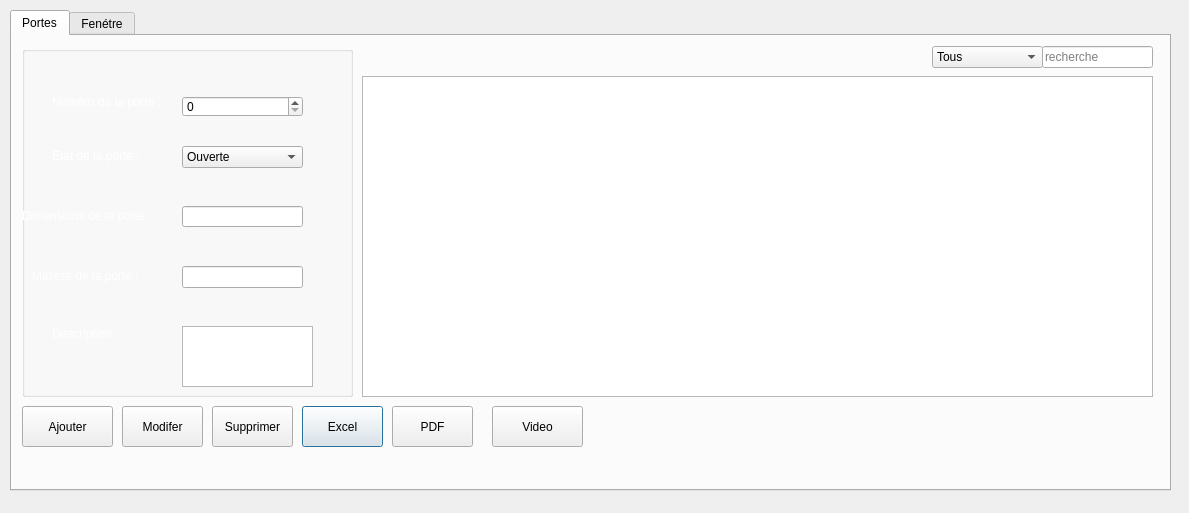
<?xml version="1.0" encoding="UTF-8"?>
<ui version="4.0">
 <class>Dialog</class>
 <widget class="QDialog" name="Dialog">
  <property name="geometry">
   <rect>
    <x>0</x>
    <y>0</y>
    <width>1189</width>
    <height>513</height>
   </rect>
  </property>
  <property name="windowTitle">
   <string>Porte et Fenetre</string>
  </property>
  <property name="styleSheet">
   <string notr="true">background-image:url(&quot;C:/projet-new/projet/background1.jpg&quot;);background-size:cover;
background-repeat:no-repeat;</string>
  </property>
  <widget class="QTabWidget" name="tabWidget">
   <property name="geometry">
    <rect>
     <x>10</x>
     <y>10</y>
     <width>1161</width>
     <height>481</height>
    </rect>
   </property>
   <property name="currentIndex">
    <number>0</number>
   </property>
   <widget class="QWidget" name="tab">
    <attribute name="title">
     <string>Portes</string>
    </attribute>
    <widget class="QPushButton" name="ButtonExcel">
     <property name="geometry">
      <rect>
       <x>290</x>
       <y>370</y>
       <width>81</width>
       <height>41</height>
      </rect>
     </property>
     <property name="text">
      <string>Excel</string>
     </property>
    </widget>
    <widget class="QGroupBox" name="groupBox_4">
     <property name="geometry">
      <rect>
       <x>10</x>
       <y>10</y>
       <width>331</width>
       <height>351</height>
      </rect>
     </property>
     <property name="title">
      <string/>
     </property>
     <widget class="QLabel" name="label_19">
      <property name="geometry">
       <rect>
        <x>30</x>
        <y>30</y>
        <width>111</width>
        <height>51</height>
       </rect>
      </property>
      <property name="styleSheet">
       <string notr="true">color:white;</string>
      </property>
      <property name="text">
       <string>Numéro de la porte :</string>
      </property>
     </widget>
     <widget class="QLabel" name="label_20">
      <property name="geometry">
       <rect>
        <x>30</x>
        <y>100</y>
        <width>171</width>
        <height>20</height>
       </rect>
      </property>
      <property name="styleSheet">
       <string notr="true">color:white;</string>
      </property>
      <property name="text">
       <string>Etat de la porte :</string>
      </property>
     </widget>
     <widget class="QLineEdit" name="leDimensions">
      <property name="geometry">
       <rect>
        <x>160</x>
        <y>160</y>
        <width>121</width>
        <height>21</height>
       </rect>
      </property>
     </widget>
     <widget class="QLabel" name="label_27">
      <property name="geometry">
       <rect>
        <x>0</x>
        <y>160</y>
        <width>161</width>
        <height>20</height>
       </rect>
      </property>
      <property name="styleSheet">
       <string notr="true">color:white;</string>
      </property>
      <property name="text">
       <string>Dimensions de la porte :</string>
      </property>
     </widget>
     <widget class="QLabel" name="label_29">
      <property name="geometry">
       <rect>
        <x>30</x>
        <y>280</y>
        <width>71</width>
        <height>16</height>
       </rect>
      </property>
      <property name="styleSheet">
       <string notr="true">color:white;</string>
      </property>
      <property name="text">
       <string>Description :</string>
      </property>
     </widget>
     <widget class="QLabel" name="label_30">
      <property name="geometry">
       <rect>
        <x>10</x>
        <y>220</y>
        <width>121</width>
        <height>20</height>
       </rect>
      </property>
      <property name="styleSheet">
       <string notr="true">color:white;</string>
      </property>
      <property name="text">
       <string>Matiére de la porte :</string>
      </property>
     </widget>
     <widget class="QLineEdit" name="leMatiere">
      <property name="geometry">
       <rect>
        <x>160</x>
        <y>220</y>
        <width>121</width>
        <height>22</height>
       </rect>
      </property>
     </widget>
     <widget class="QSpinBox" name="spNumero">
      <property name="geometry">
       <rect>
        <x>160</x>
        <y>50</y>
        <width>121</width>
        <height>21</height>
       </rect>
      </property>
      <property name="minimum">
       <number>0</number>
      </property>
      <property name="maximum">
       <number>9999</number>
      </property>
      <property name="value">
       <number>0</number>
      </property>
     </widget>
     <widget class="QComboBox" name="cbEtat">
      <property name="geometry">
       <rect>
        <x>160</x>
        <y>100</y>
        <width>121</width>
        <height>22</height>
       </rect>
      </property>
      <item>
       <property name="text">
        <string>Ouverte</string>
       </property>
      </item>
      <item>
       <property name="text">
        <string>Fermee</string>
       </property>
      </item>
     </widget>
     <widget class="QTextEdit" name="textDescription">
      <property name="geometry">
       <rect>
        <x>160</x>
        <y>280</y>
        <width>131</width>
        <height>61</height>
       </rect>
      </property>
     </widget>
    </widget>
    <widget class="QLineEdit" name="leRecherche">
     <property name="geometry">
      <rect>
       <x>1030</x>
       <y>10</y>
       <width>111</width>
       <height>22</height>
      </rect>
     </property>
     <property name="placeholderText">
      <string>recherche</string>
     </property>
    </widget>
    <widget class="QPushButton" name="buttonAjouterPorte">
     <property name="geometry">
      <rect>
       <x>10</x>
       <y>370</y>
       <width>91</width>
       <height>41</height>
      </rect>
     </property>
     <property name="text">
      <string>Ajouter</string>
     </property>
    </widget>
    <widget class="QPushButton" name="buttonSupprimerPorte">
     <property name="geometry">
      <rect>
       <x>200</x>
       <y>370</y>
       <width>81</width>
       <height>41</height>
      </rect>
     </property>
     <property name="text">
      <string>Supprimer</string>
     </property>
    </widget>
    <widget class="QTableView" name="tabPorte">
     <property name="geometry">
      <rect>
       <x>350</x>
       <y>40</y>
       <width>791</width>
       <height>321</height>
      </rect>
     </property>
     <property name="selectionBehavior">
      <enum>QAbstractItemView::SelectRows</enum>
     </property>
     <property name="sortingEnabled">
      <bool>true</bool>
     </property>
    </widget>
    <widget class="QPushButton" name="buttonModifererPorte">
     <property name="geometry">
      <rect>
       <x>110</x>
       <y>370</y>
       <width>81</width>
       <height>41</height>
      </rect>
     </property>
     <property name="text">
      <string>Modifer</string>
     </property>
    </widget>
    <widget class="QComboBox" name="cbTri">
     <property name="geometry">
      <rect>
       <x>920</x>
       <y>10</y>
       <width>111</width>
       <height>22</height>
      </rect>
     </property>
     <item>
      <property name="text">
       <string>Tous</string>
      </property>
     </item>
     <item>
      <property name="text">
       <string>Numéro</string>
      </property>
     </item>
     <item>
      <property name="text">
       <string>Etat</string>
      </property>
     </item>
     <item>
      <property name="text">
       <string>Dimensions</string>
      </property>
     </item>
     <item>
      <property name="text">
       <string>Matiére</string>
      </property>
     </item>
     <item>
      <property name="text">
       <string>Déscription</string>
      </property>
     </item>
    </widget>
    <widget class="QPushButton" name="buttonVideo">
     <property name="geometry">
      <rect>
       <x>480</x>
       <y>370</y>
       <width>91</width>
       <height>41</height>
      </rect>
     </property>
     <property name="text">
      <string>Video</string>
     </property>
    </widget>
    <widget class="QPushButton" name="buttonPDF">
     <property name="geometry">
      <rect>
       <x>380</x>
       <y>370</y>
       <width>81</width>
       <height>41</height>
      </rect>
     </property>
     <property name="text">
      <string>PDF</string>
     </property>
    </widget>
   </widget>
   <widget class="QWidget" name="tab_2">
    <attribute name="title">
     <string>Fenétre</string>
    </attribute>
    <widget class="QStackedWidget" name="stackedWidget_2">
     <property name="geometry">
      <rect>
       <x>20</x>
       <y>0</y>
       <width>1141</width>
       <height>531</height>
      </rect>
     </property>
     <property name="currentIndex">
      <number>2</number>
     </property>
     <widget class="QWidget" name="afficherCarteFid">
      <widget class="QTableView" name="tabCarteFid">
       <property name="geometry">
        <rect>
         <x>10</x>
         <y>80</y>
         <width>741</width>
         <height>361</height>
        </rect>
       </property>
       <property name="selectionBehavior">
        <enum>QAbstractItemView::SelectRows</enum>
       </property>
       <property name="sortingEnabled">
        <bool>true</bool>
       </property>
      </widget>
      <widget class="QLineEdit" name="le_recherche_carteFid">
       <property name="geometry">
        <rect>
         <x>560</x>
         <y>40</y>
         <width>191</width>
         <height>22</height>
        </rect>
       </property>
       <property name="placeholderText">
        <string>recherche</string>
       </property>
      </widget>
      <widget class="QComboBox" name="cb_colone_carteFid">
       <property name="geometry">
        <rect>
         <x>360</x>
         <y>40</y>
         <width>191</width>
         <height>22</height>
        </rect>
       </property>
       <item>
        <property name="text">
         <string>Tous</string>
        </property>
       </item>
       <item>
        <property name="text">
         <string>NUM_CARTE</string>
        </property>
       </item>
       <item>
        <property name="text">
         <string>DATE_DE_CREATION</string>
        </property>
       </item>
       <item>
        <property name="text">
         <string>POINTS</string>
        </property>
       </item>
       <item>
        <property name="text">
         <string>TOTAL_ACHATS</string>
        </property>
       </item>
       <item>
        <property name="text">
         <string>STATUT</string>
        </property>
       </item>
       <item>
        <property name="text">
         <string>REMISE</string>
        </property>
       </item>
       <item>
        <property name="text">
         <string>MATRICULE_FISCALE</string>
        </property>
       </item>
      </widget>
      <widget class="QPushButton" name="button_ajouter_carteFid">
       <property name="geometry">
        <rect>
         <x>10</x>
         <y>470</y>
         <width>131</width>
         <height>31</height>
        </rect>
       </property>
       <property name="text">
        <string>Ajouter</string>
       </property>
      </widget>
      <widget class="QPushButton" name="button_supprimer_carteFid">
       <property name="geometry">
        <rect>
         <x>160</x>
         <y>470</y>
         <width>131</width>
         <height>31</height>
        </rect>
       </property>
       <property name="text">
        <string>Supprimer</string>
       </property>
      </widget>
      <widget class="QPushButton" name="pushButton_4">
       <property name="geometry">
        <rect>
         <x>620</x>
         <y>470</y>
         <width>131</width>
         <height>31</height>
        </rect>
       </property>
       <property name="text">
        <string>Retour</string>
       </property>
      </widget>
     </widget>
     <widget class="QWidget" name="ajoutClient_2">
      <widget class="QDialogButtonBox" name="validerAjout_cf">
       <property name="geometry">
        <rect>
         <x>570</x>
         <y>500</y>
         <width>193</width>
         <height>28</height>
        </rect>
       </property>
       <property name="standardButtons">
        <set>QDialogButtonBox::Cancel|QDialogButtonBox::Ok</set>
       </property>
      </widget>
      <widget class="QGroupBox" name="groupBox_3">
       <property name="geometry">
        <rect>
         <x>60</x>
         <y>30</y>
         <width>651</width>
         <height>431</height>
        </rect>
       </property>
       <property name="title">
        <string>Ajout de carte de fidélité :</string>
       </property>
       <widget class="QSpinBox" name="sb_numCarte">
        <property name="geometry">
         <rect>
          <x>130</x>
          <y>50</y>
          <width>141</width>
          <height>22</height>
         </rect>
        </property>
       </widget>
       <widget class="QSpinBox" name="sb_points">
        <property name="geometry">
         <rect>
          <x>130</x>
          <y>110</y>
          <width>141</width>
          <height>22</height>
         </rect>
        </property>
       </widget>
       <widget class="QLabel" name="label_9">
        <property name="geometry">
         <rect>
          <x>20</x>
          <y>50</y>
          <width>71</width>
          <height>16</height>
         </rect>
        </property>
        <property name="text">
         <string>Num carte :</string>
        </property>
       </widget>
       <widget class="QLabel" name="label_21">
        <property name="geometry">
         <rect>
          <x>20</x>
          <y>110</y>
          <width>55</width>
          <height>16</height>
         </rect>
        </property>
        <property name="text">
         <string>Points :</string>
        </property>
       </widget>
       <widget class="QDateEdit" name="le_dateCreation">
        <property name="geometry">
         <rect>
          <x>450</x>
          <y>50</y>
          <width>151</width>
          <height>22</height>
         </rect>
        </property>
       </widget>
       <widget class="QLabel" name="label_22">
        <property name="geometry">
         <rect>
          <x>330</x>
          <y>50</y>
          <width>111</width>
          <height>16</height>
         </rect>
        </property>
        <property name="text">
         <string>Date_de_creation :</string>
        </property>
       </widget>
       <widget class="QLabel" name="label_23">
        <property name="geometry">
         <rect>
          <x>20</x>
          <y>170</y>
          <width>91</width>
          <height>16</height>
         </rect>
        </property>
        <property name="text">
         <string>Total d'achats :</string>
        </property>
       </widget>
       <widget class="QDoubleSpinBox" name="dsb_totalAchats">
        <property name="geometry">
         <rect>
          <x>130</x>
          <y>170</y>
          <width>141</width>
          <height>22</height>
         </rect>
        </property>
       </widget>
       <widget class="QLabel" name="label_24">
        <property name="geometry">
         <rect>
          <x>20</x>
          <y>230</y>
          <width>55</width>
          <height>16</height>
         </rect>
        </property>
        <property name="text">
         <string>Statut :</string>
        </property>
       </widget>
       <widget class="QLabel" name="label_25">
        <property name="geometry">
         <rect>
          <x>20</x>
          <y>290</y>
          <width>55</width>
          <height>16</height>
         </rect>
        </property>
        <property name="text">
         <string>Remise :</string>
        </property>
       </widget>
       <widget class="QLabel" name="label_26">
        <property name="geometry">
         <rect>
          <x>330</x>
          <y>120</y>
          <width>111</width>
          <height>16</height>
         </rect>
        </property>
        <property name="text">
         <string>Matricule fiscale :</string>
        </property>
       </widget>
       <widget class="QComboBox" name="cb_Status">
        <property name="geometry">
         <rect>
          <x>130</x>
          <y>230</y>
          <width>141</width>
          <height>22</height>
         </rect>
        </property>
        <item>
         <property name="text">
          <string>Platinum</string>
         </property>
        </item>
        <item>
         <property name="text">
          <string>Silver</string>
         </property>
        </item>
        <item>
         <property name="text">
          <string>Gold</string>
         </property>
        </item>
       </widget>
       <widget class="QComboBox" name="cb_matriculeFiscale">
        <property name="geometry">
         <rect>
          <x>450</x>
          <y>120</y>
          <width>151</width>
          <height>22</height>
         </rect>
        </property>
       </widget>
       <widget class="QSpinBox" name="sb_remise">
        <property name="geometry">
         <rect>
          <x>130</x>
          <y>290</y>
          <width>141</width>
          <height>22</height>
         </rect>
        </property>
       </widget>
      </widget>
     </widget>
     <widget class="QWidget" name="modifierClient_2">
      <widget class="QDialogButtonBox" name="validerModif_cf">
       <property name="geometry">
        <rect>
         <x>570</x>
         <y>500</y>
         <width>193</width>
         <height>28</height>
        </rect>
       </property>
       <property name="standardButtons">
        <set>QDialogButtonBox::Cancel|QDialogButtonBox::Ok</set>
       </property>
      </widget>
      <widget class="QComboBox" name="cbTriFenetre">
       <property name="geometry">
        <rect>
         <x>900</x>
         <y>10</y>
         <width>111</width>
         <height>22</height>
        </rect>
       </property>
       <item>
        <property name="text">
         <string>Tous</string>
        </property>
       </item>
       <item>
        <property name="text">
         <string>Numéro</string>
        </property>
       </item>
       <item>
        <property name="text">
         <string>Etat</string>
        </property>
       </item>
       <item>
        <property name="text">
         <string>Dimensions</string>
        </property>
       </item>
       <item>
        <property name="text">
         <string>Matiére</string>
        </property>
       </item>
       <item>
        <property name="text">
         <string>Déscription</string>
        </property>
       </item>
      </widget>
      <widget class="QGroupBox" name="groupBox_7">
       <property name="geometry">
        <rect>
         <x>0</x>
         <y>20</y>
         <width>331</width>
         <height>351</height>
        </rect>
       </property>
       <property name="title">
        <string/>
       </property>
       <widget class="QLabel" name="label_43">
        <property name="geometry">
         <rect>
          <x>30</x>
          <y>30</y>
          <width>111</width>
          <height>51</height>
         </rect>
        </property>
        <property name="styleSheet">
         <string notr="true">color:white;</string>
        </property>
        <property name="text">
         <string>Numéro de la fenetre :</string>
        </property>
       </widget>
       <widget class="QLabel" name="label_44">
        <property name="geometry">
         <rect>
          <x>30</x>
          <y>100</y>
          <width>171</width>
          <height>20</height>
         </rect>
        </property>
        <property name="styleSheet">
         <string notr="true">color:white;</string>
        </property>
        <property name="text">
         <string>Etat de la fenetre :</string>
        </property>
       </widget>
       <widget class="QLineEdit" name="leDimensionsFenetre">
        <property name="geometry">
         <rect>
          <x>160</x>
          <y>160</y>
          <width>121</width>
          <height>21</height>
         </rect>
        </property>
       </widget>
       <widget class="QLabel" name="label_45">
        <property name="geometry">
         <rect>
          <x>10</x>
          <y>160</y>
          <width>151</width>
          <height>20</height>
         </rect>
        </property>
        <property name="styleSheet">
         <string notr="true">color:white;</string>
        </property>
        <property name="text">
         <string>Dimensions de la fenetre :</string>
        </property>
       </widget>
       <widget class="QLabel" name="label_47">
        <property name="geometry">
         <rect>
          <x>30</x>
          <y>280</y>
          <width>71</width>
          <height>16</height>
         </rect>
        </property>
        <property name="styleSheet">
         <string notr="true">color:white;</string>
        </property>
        <property name="text">
         <string>Description :</string>
        </property>
       </widget>
       <widget class="QLabel" name="label_48">
        <property name="geometry">
         <rect>
          <x>10</x>
          <y>220</y>
          <width>131</width>
          <height>20</height>
         </rect>
        </property>
        <property name="styleSheet">
         <string notr="true">color:white;</string>
        </property>
        <property name="text">
         <string>Matiére de la fenetre :</string>
        </property>
       </widget>
       <widget class="QLineEdit" name="leMatiereFenetre">
        <property name="geometry">
         <rect>
          <x>160</x>
          <y>220</y>
          <width>121</width>
          <height>22</height>
         </rect>
        </property>
       </widget>
       <widget class="QSpinBox" name="spNumeroFenetre">
        <property name="geometry">
         <rect>
          <x>160</x>
          <y>50</y>
          <width>121</width>
          <height>21</height>
         </rect>
        </property>
        <property name="minimum">
         <number>0</number>
        </property>
        <property name="maximum">
         <number>9999</number>
        </property>
        <property name="value">
         <number>0</number>
        </property>
       </widget>
       <widget class="QComboBox" name="cbEtatFenetre">
        <property name="geometry">
         <rect>
          <x>160</x>
          <y>100</y>
          <width>121</width>
          <height>22</height>
         </rect>
        </property>
        <item>
         <property name="text">
          <string>Ouverte</string>
         </property>
        </item>
        <item>
         <property name="text">
          <string>Fermee</string>
         </property>
        </item>
       </widget>
       <widget class="QTextEdit" name="textDescriptionFenetre">
        <property name="geometry">
         <rect>
          <x>160</x>
          <y>280</y>
          <width>131</width>
          <height>61</height>
         </rect>
        </property>
       </widget>
      </widget>
      <widget class="QPushButton" name="buttonModifererFenetre">
       <property name="geometry">
        <rect>
         <x>100</x>
         <y>380</y>
         <width>81</width>
         <height>41</height>
        </rect>
       </property>
       <property name="text">
        <string>Modifer</string>
       </property>
      </widget>
      <widget class="QPushButton" name="ButtonExcelFenetre">
       <property name="geometry">
        <rect>
         <x>280</x>
         <y>380</y>
         <width>81</width>
         <height>41</height>
        </rect>
       </property>
       <property name="text">
        <string>Excel</string>
       </property>
      </widget>
      <widget class="QPushButton" name="buttonSupprimerFenetre">
       <property name="geometry">
        <rect>
         <x>190</x>
         <y>380</y>
         <width>81</width>
         <height>41</height>
        </rect>
       </property>
       <property name="text">
        <string>Supprimer</string>
       </property>
      </widget>
      <widget class="QLineEdit" name="leRechercheFenetre">
       <property name="geometry">
        <rect>
         <x>1010</x>
         <y>10</y>
         <width>111</width>
         <height>22</height>
        </rect>
       </property>
       <property name="placeholderText">
        <string>recherche</string>
       </property>
      </widget>
      <widget class="QPushButton" name="buttonAjouterFenetre">
       <property name="geometry">
        <rect>
         <x>0</x>
         <y>380</y>
         <width>91</width>
         <height>41</height>
        </rect>
       </property>
       <property name="text">
        <string>Ajouter</string>
       </property>
      </widget>
      <widget class="QTableView" name="tabFenetre">
       <property name="geometry">
        <rect>
         <x>340</x>
         <y>40</y>
         <width>781</width>
         <height>331</height>
        </rect>
       </property>
       <property name="selectionBehavior">
        <enum>QAbstractItemView::SelectRows</enum>
       </property>
       <property name="sortingEnabled">
        <bool>true</bool>
       </property>
      </widget>
      <widget class="QPushButton" name="buttonPdfFenetre">
       <property name="geometry">
        <rect>
         <x>370</x>
         <y>380</y>
         <width>81</width>
         <height>41</height>
        </rect>
       </property>
       <property name="text">
        <string>PDF</string>
       </property>
      </widget>
      <widget class="QPushButton" name="buttonVideoFenetre">
       <property name="geometry">
        <rect>
         <x>460</x>
         <y>380</y>
         <width>91</width>
         <height>41</height>
        </rect>
       </property>
       <property name="text">
        <string>Video</string>
       </property>
      </widget>
     </widget>
    </widget>
   </widget>
  </widget>
 </widget>
 <resources/>
 <connections/>
</ui>
